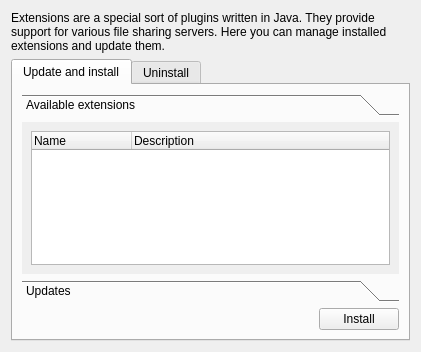
<?xml version="1.0" encoding="UTF-8"?>
<ui version="4.0">
 <class>SettingsJavaPluginForm</class>
 <widget class="QWidget" name="SettingsJavaPluginForm">
  <property name="geometry">
   <rect>
    <x>0</x>
    <y>0</y>
    <width>421</width>
    <height>352</height>
   </rect>
  </property>
  <property name="windowTitle">
   <string>Extensions</string>
  </property>
  <layout class="QGridLayout" name="gridLayout">
   <item row="0" column="0">
    <widget class="QLabel" name="label">
     <property name="text">
      <string>Extensions are a special sort of plugins written in Java. They provide support for various file sharing servers. Here you can manage installed extensions and update them.</string>
     </property>
     <property name="wordWrap">
      <bool>true</bool>
     </property>
    </widget>
   </item>
   <item row="1" column="0">
    <widget class="QTabWidget" name="tabWidget">
     <property name="currentIndex">
      <number>0</number>
     </property>
     <widget class="QWidget" name="tab">
      <attribute name="title">
       <string>Update and install</string>
      </attribute>
      <layout class="QGridLayout" name="gridLayout_3">
       <item row="0" column="0" colspan="2">
        <widget class="QToolBox" name="toolBox">
         <property name="currentIndex">
          <number>0</number>
         </property>
         <widget class="QWidget" name="page">
          <property name="geometry">
           <rect>
            <x>0</x>
            <y>0</y>
            <width>393</width>
            <height>164</height>
           </rect>
          </property>
          <attribute name="label">
           <string>Available extensions</string>
          </attribute>
          <layout class="QGridLayout" name="gridLayout_4">
           <item row="0" column="0">
            <widget class="QTreeWidget" name="treeAvailable">
             <property name="rootIsDecorated">
              <bool>false</bool>
             </property>
             <property name="itemsExpandable">
              <bool>false</bool>
             </property>
             <property name="expandsOnDoubleClick">
              <bool>false</bool>
             </property>
             <property name="columnCount">
              <number>2</number>
             </property>
             <column>
              <property name="text">
               <string>Name</string>
              </property>
             </column>
             <column>
              <property name="text">
               <string>Description</string>
              </property>
             </column>
            </widget>
           </item>
          </layout>
         </widget>
         <widget class="QWidget" name="page_2">
          <property name="geometry">
           <rect>
            <x>0</x>
            <y>0</y>
            <width>393</width>
            <height>164</height>
           </rect>
          </property>
          <attribute name="label">
           <string>Updates</string>
          </attribute>
          <layout class="QGridLayout" name="gridLayout_5">
           <item row="0" column="0">
            <widget class="QTreeWidget" name="treeUpdates">
             <property name="rootIsDecorated">
              <bool>false</bool>
             </property>
             <property name="itemsExpandable">
              <bool>false</bool>
             </property>
             <property name="expandsOnDoubleClick">
              <bool>false</bool>
             </property>
             <property name="columnCount">
              <number>2</number>
             </property>
             <column>
              <property name="text">
               <string>Name</string>
              </property>
             </column>
             <column>
              <property name="text">
               <string>Version</string>
              </property>
             </column>
            </widget>
           </item>
          </layout>
         </widget>
        </widget>
       </item>
       <item row="1" column="0">
        <spacer name="horizontalSpacer_2">
         <property name="orientation">
          <enum>Qt::Horizontal</enum>
         </property>
         <property name="sizeHint" stdset="0">
          <size>
           <width>304</width>
           <height>20</height>
          </size>
         </property>
        </spacer>
       </item>
       <item row="1" column="1">
        <widget class="QPushButton" name="pushInstall">
         <property name="text">
          <string>Install</string>
         </property>
        </widget>
       </item>
      </layout>
     </widget>
     <widget class="QWidget" name="tab_2">
      <attribute name="title">
       <string>Uninstall</string>
      </attribute>
      <layout class="QGridLayout" name="gridLayout_2">
       <item row="0" column="0" colspan="3">
        <widget class="QTreeWidget" name="treeInstalled">
         <property name="showDropIndicator" stdset="0">
          <bool>false</bool>
         </property>
         <property name="rootIsDecorated">
          <bool>false</bool>
         </property>
         <property name="itemsExpandable">
          <bool>false</bool>
         </property>
         <property name="expandsOnDoubleClick">
          <bool>false</bool>
         </property>
         <property name="columnCount">
          <number>2</number>
         </property>
         <column>
          <property name="text">
           <string>Name</string>
          </property>
         </column>
         <column>
          <property name="text">
           <string>Version</string>
          </property>
         </column>
        </widget>
       </item>
       <item row="1" column="1">
        <spacer name="horizontalSpacer">
         <property name="orientation">
          <enum>Qt::Horizontal</enum>
         </property>
         <property name="sizeHint" stdset="0">
          <size>
           <width>40</width>
           <height>20</height>
          </size>
         </property>
        </spacer>
       </item>
       <item row="1" column="2">
        <widget class="QPushButton" name="pushUninstall">
         <property name="text">
          <string>Uninstall</string>
         </property>
        </widget>
       </item>
      </layout>
     </widget>
    </widget>
   </item>
  </layout>
 </widget>
 <resources/>
 <connections/>
</ui>
